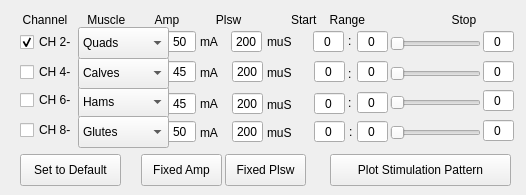
     <widget class="QWidget" name="tab">
      <attribute name="title">
       <string>RIGHT</string>
      </attribute>
      <widget class="QLabel" name="label_25">
       <property name="geometry">
        <rect>
         <x>200</x>
         <y>96</y>
         <width>21</width>
         <height>16</height>
        </rect>
       </property>
       <property name="text">
        <string>mA</string>
       </property>
      </widget>
      <widget class="QLabel" name="label_26">
       <property name="geometry">
        <rect>
         <x>267</x>
         <y>34</y>
         <width>31</width>
         <height>16</height>
        </rect>
       </property>
       <property name="text">
        <string>muS</string>
       </property>
      </widget>
      <widget class="QLineEdit" name="lineEdit_plsw2">
       <property name="geometry">
        <rect>
         <x>231</x>
         <y>31</y>
         <width>31</width>
         <height>21</height>
        </rect>
       </property>
       <property name="text">
        <string>200</string>
       </property>
       <property name="alignment">
        <set>Qt::AlignCenter</set>
       </property>
      </widget>
      <widget class="QLineEdit" name="lineEdit_start8">
       <property name="geometry">
        <rect>
         <x>314</x>
         <y>121</y>
         <width>31</width>
         <height>21</height>
        </rect>
       </property>
       <property name="text">
        <string>0</string>
       </property>
       <property name="alignment">
        <set>Qt::AlignCenter</set>
       </property>
      </widget>
      <widget class="QLineEdit" name="lineEdit_range6">
       <property name="geometry">
        <rect>
         <x>357</x>
         <y>92</y>
         <width>31</width>
         <height>21</height>
        </rect>
       </property>
       <property name="text">
        <string>0</string>
       </property>
       <property name="alignment">
        <set>Qt::AlignCenter</set>
       </property>
      </widget>
      <widget class="QLineEdit" name="lineEdit_amp6">
       <property name="geometry">
        <rect>
         <x>165</x>
         <y>93</y>
         <width>31</width>
         <height>21</height>
        </rect>
       </property>
       <property name="text">
        <string>45</string>
       </property>
       <property name="alignment">
        <set>Qt::AlignCenter</set>
       </property>
      </widget>
      <widget class="QSlider" name="horizontalSlider_start2">
       <property name="geometry">
        <rect>
         <x>390</x>
         <y>31</y>
         <width>91</width>
         <height>25</height>
        </rect>
       </property>
       <property name="maximum">
        <number>360</number>
       </property>
       <property name="value">
        <number>0</number>
       </property>
       <property name="orientation">
        <enum>Qt::Horizontal</enum>
       </property>
      </widget>
      <widget class="QLineEdit" name="lineEdit_stop4">
       <property name="geometry">
        <rect>
         <x>483</x>
         <y>61</y>
         <width>31</width>
         <height>21</height>
        </rect>
       </property>
       <property name="text">
        <string>0</string>
       </property>
       <property name="alignment">
        <set>Qt::AlignCenter</set>
       </property>
      </widget>
      <widget class="QLabel" name="label_27">
       <property name="geometry">
        <rect>
         <x>349</x>
         <y>124</y>
         <width>16</width>
         <height>16</height>
        </rect>
       </property>
       <property name="text">
        <string>:</string>
       </property>
      </widget>
      <widget class="QLineEdit" name="lineEdit_range8">
       <property name="geometry">
        <rect>
         <x>357</x>
         <y>121</y>
         <width>31</width>
         <height>21</height>
        </rect>
       </property>
       <property name="text">
        <string>0</string>
       </property>
       <property name="alignment">
        <set>Qt::AlignCenter</set>
       </property>
      </widget>
      <widget class="QLabel" name="label_28">
       <property name="geometry">
        <rect>
         <x>340</x>
         <y>35</y>
         <width>31</width>
         <height>16</height>
        </rect>
       </property>
       <property name="text">
        <string/>
       </property>
      </widget>
      <widget class="QCheckBox" name="checkBox_ch8">
       <property name="geometry">
        <rect>
         <x>20</x>
         <y>120</y>
         <width>71</width>
         <height>20</height>
        </rect>
       </property>
       <property name="text">
        <string>CH 8-</string>
       </property>
       <property name="checked">
        <bool>false</bool>
       </property>
      </widget>
      <widget class="QCheckBox" name="checkBox_ch4">
       <property name="geometry">
        <rect>
         <x>20</x>
         <y>62</y>
         <width>71</width>
         <height>20</height>
        </rect>
       </property>
       <property name="text">
        <string>CH 4-</string>
       </property>
       <property name="checked">
        <bool>false</bool>
       </property>
      </widget>
      <widget class="QLineEdit" name="lineEdit_amp8">
       <property name="geometry">
        <rect>
         <x>165</x>
         <y>121</y>
         <width>31</width>
         <height>21</height>
        </rect>
       </property>
       <property name="text">
        <string>50</string>
       </property>
       <property name="alignment">
        <set>Qt::AlignCenter</set>
       </property>
      </widget>
      <widget class="QLineEdit" name="lineEdit_plsw8">
       <property name="geometry">
        <rect>
         <x>232</x>
         <y>121</y>
         <width>31</width>
         <height>21</height>
        </rect>
       </property>
       <property name="text">
        <string>200</string>
       </property>
       <property name="alignment">
        <set>Qt::AlignCenter</set>
       </property>
      </widget>
      <widget class="QLineEdit" name="lineEdit_plsw4">
       <property name="geometry">
        <rect>
         <x>232</x>
         <y>61</y>
         <width>31</width>
         <height>21</height>
        </rect>
       </property>
       <property name="text">
        <string>200</string>
       </property>
       <property name="alignment">
        <set>Qt::AlignCenter</set>
       </property>
      </widget>
      <widget class="QSlider" name="horizontalSlider_start8">
       <property name="geometry">
        <rect>
         <x>390</x>
         <y>120</y>
         <width>91</width>
         <height>25</height>
        </rect>
       </property>
       <property name="maximum">
        <number>360</number>
       </property>
       <property name="value">
        <number>0</number>
       </property>
       <property name="orientation">
        <enum>Qt::Horizontal</enum>
       </property>
      </widget>
      <widget class="QLineEdit" name="lineEdit_stop8">
       <property name="geometry">
        <rect>
         <x>483</x>
         <y>120</y>
         <width>31</width>
         <height>21</height>
        </rect>
       </property>
       <property name="text">
        <string>0</string>
       </property>
       <property name="alignment">
        <set>Qt::AlignCenter</set>
       </property>
      </widget>
      <widget class="QLineEdit" name="lineEdit_amp2">
       <property name="geometry">
        <rect>
         <x>165</x>
         <y>31</y>
         <width>31</width>
         <height>21</height>
        </rect>
       </property>
       <property name="text">
        <string>50</string>
       </property>
       <property name="alignment">
        <set>Qt::AlignCenter</set>
       </property>
      </widget>
      <widget class="QLineEdit" name="lineEdit_range2">
       <property name="geometry">
        <rect>
         <x>357</x>
         <y>31</y>
         <width>31</width>
         <height>21</height>
        </rect>
       </property>
       <property name="text">
        <string>0</string>
       </property>
       <property name="alignment">
        <set>Qt::AlignCenter</set>
       </property>
      </widget>
      <widget class="QLineEdit" name="lineEdit_stop6">
       <property name="geometry">
        <rect>
         <x>483</x>
         <y>90</y>
         <width>31</width>
         <height>21</height>
        </rect>
       </property>
       <property name="text">
        <string>0</string>
       </property>
       <property name="alignment">
        <set>Qt::AlignCenter</set>
       </property>
      </widget>
      <widget class="QComboBox" name="comboBox_39">
       <property name="geometry">
        <rect>
         <x>78</x>
         <y>86</y>
         <width>91</width>
         <height>32</height>
        </rect>
       </property>
       <item>
        <property name="text">
         <string>Hams</string>
        </property>
       </item>
       <item>
        <property name="text">
         <string>Glutes</string>
        </property>
       </item>
       <item>
        <property name="text">
         <string>Tibialis</string>
        </property>
       </item>
       <item>
        <property name="text">
         <string>None</string>
        </property>
       </item>
      </widget>
      <widget class="QLabel" name="label_32">
       <property name="geometry">
        <rect>
         <x>267</x>
         <y>97</y>
         <width>31</width>
         <height>16</height>
        </rect>
       </property>
       <property name="text">
        <string>muS</string>
       </property>
      </widget>
      <widget class="QLabel" name="label_33">
       <property name="geometry">
        <rect>
         <x>200</x>
         <y>34</y>
         <width>21</width>
         <height>16</height>
        </rect>
       </property>
       <property name="text">
        <string>mA</string>
       </property>
      </widget>
      <widget class="QCheckBox" name="checkBox_ch6">
       <property name="geometry">
        <rect>
         <x>20</x>
         <y>90</y>
         <width>71</width>
         <height>20</height>
        </rect>
       </property>
       <property name="text">
        <string>CH 6-</string>
       </property>
      </widget>
      <widget class="QLabel" name="label_34">
       <property name="geometry">
        <rect>
         <x>267</x>
         <y>65</y>
         <width>31</width>
         <height>16</height>
        </rect>
       </property>
       <property name="text">
        <string>muS</string>
       </property>
      </widget>
      <widget class="QLineEdit" name="lineEdit_amp4">
       <property name="geometry">
        <rect>
         <x>165</x>
         <y>61</y>
         <width>31</width>
         <height>21</height>
        </rect>
       </property>
       <property name="text">
        <string>45</string>
       </property>
       <property name="alignment">
        <set>Qt::AlignCenter</set>
       </property>
      </widget>
      <widget class="QLabel" name="label_35">
       <property name="geometry">
        <rect>
         <x>200</x>
         <y>125</y>
         <width>21</width>
         <height>16</height>
        </rect>
       </property>
       <property name="text">
        <string>mA</string>
       </property>
      </widget>
      <widget class="QLineEdit" name="lineEdit_stop2">
       <property name="geometry">
        <rect>
         <x>483</x>
         <y>31</y>
         <width>31</width>
         <height>21</height>
        </rect>
       </property>
       <property name="text">
        <string>0</string>
       </property>
       <property name="alignment">
        <set>Qt::AlignCenter</set>
       </property>
      </widget>
      <widget class="QLineEdit" name="lineEdit_range4">
       <property name="geometry">
        <rect>
         <x>357</x>
         <y>61</y>
         <width>31</width>
         <height>21</height>
        </rect>
       </property>
       <property name="text">
        <string>0</string>
       </property>
       <property name="alignment">
        <set>Qt::AlignCenter</set>
       </property>
      </widget>
      <widget class="QSlider" name="horizontalSlider_start6">
       <property name="geometry">
        <rect>
         <x>390</x>
         <y>90</y>
         <width>91</width>
         <height>25</height>
        </rect>
       </property>
       <property name="maximum">
        <number>360</number>
       </property>
       <property name="value">
        <number>0</number>
       </property>
       <property name="orientation">
        <enum>Qt::Horizontal</enum>
       </property>
      </widget>
      <widget class="QComboBox" name="comboBox_40">
       <property name="geometry">
        <rect>
         <x>78</x>
         <y>57</y>
         <width>91</width>
         <height>32</height>
        </rect>
       </property>
       <item>
        <property name="text">
         <string>Calves</string>
        </property>
       </item>
       <item>
        <property name="text">
         <string>Hams</string>
        </property>
       </item>
       <item>
        <property name="text">
         <string>Glutes</string>
        </property>
       </item>
       <item>
        <property name="text">
         <string>Tibialis</string>
        </property>
       </item>
       <item>
        <property name="text">
         <string>None</string>
        </property>
       </item>
      </widget>
      <widget class="QCheckBox" name="checkBox_ch2">
       <property name="geometry">
        <rect>
         <x>20</x>
         <y>32</y>
         <width>71</width>
         <height>20</height>
        </rect>
       </property>
       <property name="text">
        <string>CH 2-</string>
       </property>
       <property name="checked">
        <bool>true</bool>
       </property>
      </widget>
      <widget class="QComboBox" name="comboBox_41">
       <property name="geometry">
        <rect>
         <x>78</x>
         <y>116</y>
         <width>91</width>
         <height>32</height>
        </rect>
       </property>
       <item>
        <property name="text">
         <string>Glutes</string>
        </property>
       </item>
      </widget>
      <widget class="QSlider" name="horizontalSlider_start4">
       <property name="geometry">
        <rect>
         <x>390</x>
         <y>61</y>
         <width>91</width>
         <height>25</height>
        </rect>
       </property>
       <property name="maximum">
        <number>360</number>
       </property>
       <property name="value">
        <number>0</number>
       </property>
       <property name="orientation">
        <enum>Qt::Horizontal</enum>
       </property>
      </widget>
      <widget class="QLineEdit" name="lineEdit_start4">
       <property name="geometry">
        <rect>
         <x>314</x>
         <y>61</y>
         <width>31</width>
         <height>21</height>
        </rect>
       </property>
       <property name="text">
        <string>0</string>
       </property>
       <property name="alignment">
        <set>Qt::AlignCenter</set>
       </property>
      </widget>
      <widget class="QLabel" name="label_36">
       <property name="geometry">
        <rect>
         <x>348</x>
         <y>66</y>
         <width>16</width>
         <height>16</height>
        </rect>
       </property>
       <property name="text">
        <string>:</string>
       </property>
      </widget>
      <widget class="QLineEdit" name="lineEdit_plsw6">
       <property name="geometry">
        <rect>
         <x>232</x>
         <y>93</y>
         <width>31</width>
         <height>21</height>
        </rect>
       </property>
       <property name="text">
        <string>200</string>
       </property>
       <property name="alignment">
        <set>Qt::AlignCenter</set>
       </property>
      </widget>
      <widget class="QLineEdit" name="lineEdit_start2">
       <property name="geometry">
        <rect>
         <x>313</x>
         <y>31</y>
         <width>31</width>
         <height>21</height>
        </rect>
       </property>
       <property name="text">
        <string>0</string>
       </property>
       <property name="alignment">
        <set>Qt::AlignCenter</set>
       </property>
      </widget>
      <widget class="QLabel" name="label_37">
       <property name="geometry">
        <rect>
         <x>348</x>
         <y>95</y>
         <width>16</width>
         <height>16</height>
        </rect>
       </property>
       <property name="text">
        <string>:</string>
       </property>
      </widget>
      <widget class="QLabel" name="label_38">
       <property name="geometry">
        <rect>
         <x>200</x>
         <y>65</y>
         <width>21</width>
         <height>16</height>
        </rect>
       </property>
       <property name="text">
        <string>mA</string>
       </property>
      </widget>
      <widget class="QComboBox" name="comboBox_42">
       <property name="geometry">
        <rect>
         <x>78</x>
         <y>27</y>
         <width>91</width>
         <height>32</height>
        </rect>
       </property>
       <item>
        <property name="text">
         <string>Quads</string>
        </property>
       </item>
       <item>
        <property name="text">
         <string>Calves</string>
        </property>
       </item>
       <item>
        <property name="text">
         <string>Hams</string>
        </property>
       </item>
       <item>
        <property name="text">
         <string>Glutes</string>
        </property>
       </item>
       <item>
        <property name="text">
         <string>Tibialis</string>
        </property>
       </item>
      </widget>
      <widget class="QLabel" name="label_39">
       <property name="geometry">
        <rect>
         <x>267</x>
         <y>125</y>
         <width>31</width>
         <height>16</height>
        </rect>
       </property>
       <property name="text">
        <string>muS</string>
       </property>
      </widget>
      <widget class="QLineEdit" name="lineEdit_start6">
       <property name="geometry">
        <rect>
         <x>314</x>
         <y>93</y>
         <width>31</width>
         <height>21</height>
        </rect>
       </property>
       <property name="text">
        <string>0</string>
       </property>
       <property name="alignment">
        <set>Qt::AlignCenter</set>
       </property>
      </widget>
      <widget class="QLabel" name="label_40">
       <property name="geometry">
        <rect>
         <x>348</x>
         <y>33</y>
         <width>16</width>
         <height>16</height>
        </rect>
       </property>
       <property name="text">
        <string>:</string>
       </property>
      </widget>
      <widget class="QLabel" name="label_4">
       <property name="geometry">
        <rect>
         <x>16</x>
         <y>10</y>
         <width>501</width>
         <height>20</height>
        </rect>
       </property>
       <property name="text">
        <string>  Channel      Muscle         Amp           Plsw               Start    Range                          Stop</string>
       </property>
      </widget>
      <widget class="QPushButton" name="pushButton_fixedplsw_2">
       <property name="geometry">
        <rect>
         <x>225</x>
         <y>154</y>
         <width>81</width>
         <height>32</height>
        </rect>
       </property>
       <property name="text">
        <string>Fixed Plsw</string>
       </property>
      </widget>
      <widget class="QPushButton" name="pushButton_fixedamp_2">
       <property name="geometry">
        <rect>
         <x>141</x>
         <y>154</y>
         <width>81</width>
         <height>32</height>
        </rect>
       </property>
       <property name="text">
        <string>Fixed Amp</string>
       </property>
      </widget>
      <widget class="QPushButton" name="pushButton_plotstim_2">
       <property name="geometry">
        <rect>
         <x>330</x>
         <y>154</y>
         <width>181</width>
         <height>32</height>
        </rect>
       </property>
       <property name="text">
        <string>Plot Stimulation Pattern</string>
       </property>
      </widget>
      <widget class="QPushButton" name="pushButton_set2default_2">
       <property name="geometry">
        <rect>
         <x>20</x>
         <y>154</y>
         <width>101</width>
         <height>32</height>
        </rect>
       </property>
       <property name="text">
        <string>Set to Default</string>
       </property>
      </widget>
     </widget>
